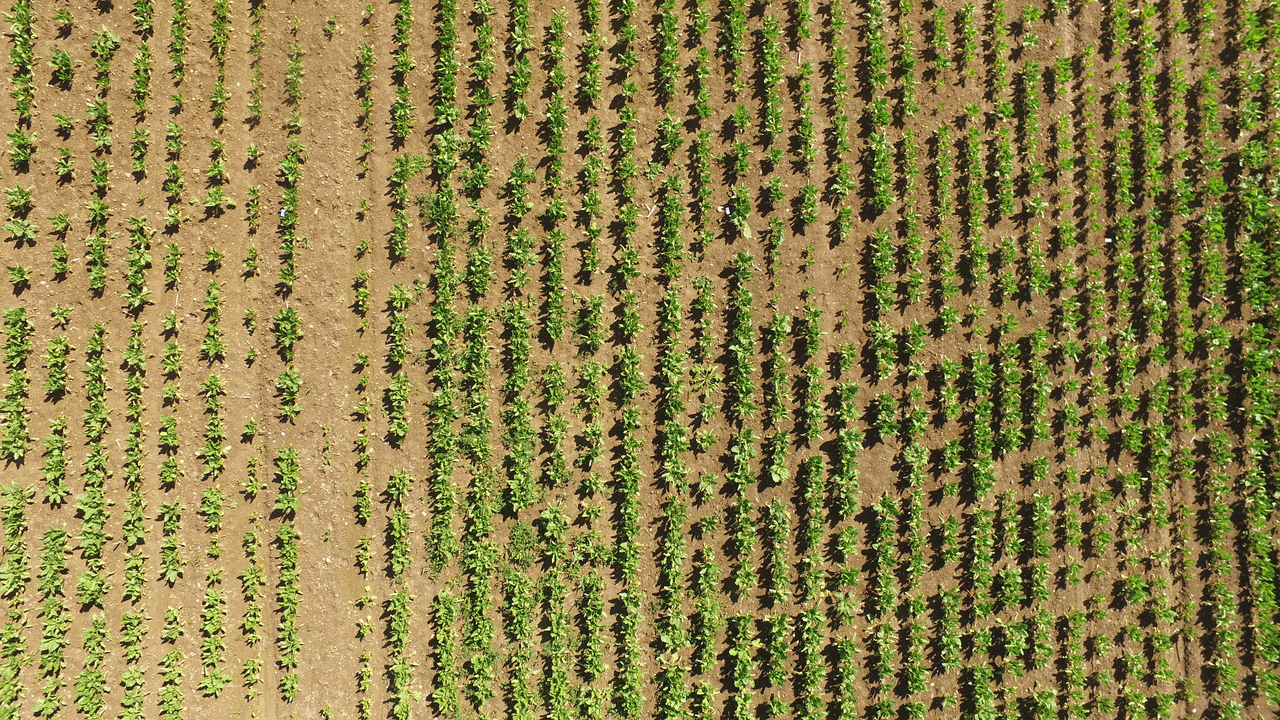
#> input picture CW1/data/grass.jpg, 1280 x 720 px
$ python Part2.py
#> lines starting #> are read from the running program, lines starting #| are printed output that depends on the picture
# -*- coding: utf-8 -*-
"""

Coursework 1 - Assignment 2
Created on Mon Jan 18 13:17:41 2021

@author: Andreas
"""

import numpy as np
import matplotlib.pyplot as plt
import matplotlib.image as mpimg
from PIL import Image

import sys
import skimage.color
import skimage.io
import skimage.viewer

# %% 2.1) Load an image and print height and width
# myImg = plt.imread('../data/grass.jpg')

img = Image.open('../data/grass.jpg')
#> img is the input picture: PIL image 1280x720 RGB; mean R, G, B 139.4, 128.4, 73

#img.show()

print("width, height, mode and format are: ", img.size, img.mode, img.format)
#| width, height, mode and format are:  (1280, 720) RGB JPEG


# %% 2.2) Plot the three single-channel images and determine which is the green channel
img = mpimg.imread('../data/grass.jpg')
#print(img2b)
imgplot = plt.imshow(img)

plot1 = plt.figure(1)
plt.imshow(img[:,:,0], cmap='gray')

plot2 = plt.figure(2) #This is the green channel
plt.imshow(img[:,:,1], cmap='gray')

plot3 = plt.figure(3)
plt.imshow(img[:,:,2], cmap='gray')

# %% 2.3) Thresholding: Find a threshold that isolates all the pixels belonging to the sugar beet leaves
# print (img[:, :, 1] > 150)

image = skimage.io.imread('../data/grass.jpg', as_gray=True)
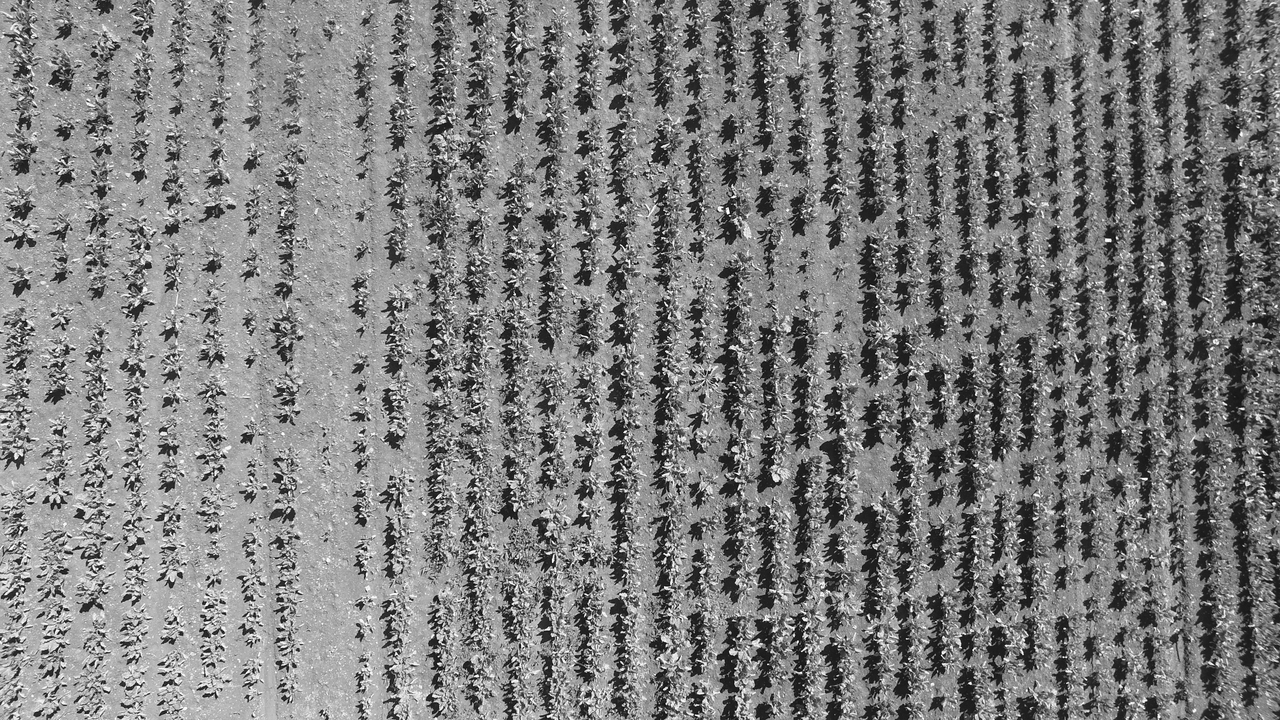
#> image: shape (720, 1280) float64; min 0, max 1, mean 0.497
# viewer = skimage.viewer.ImageViewer(image)
# viewer.show()

histogram, bin_edges = np.histogram(image, bins=256, range=(0, 1))
#> histogram = 256 values, max 9562 at index 158, min 1 at index 1, mean 3600; bin_edges = 257 values from 0 to 1

# configure and draw the histogram figure
plt.figure()
plt.title("Grayscale Histogram")
plt.xlabel("grayscale value")
plt.ylabel("pixels")
plt.xlim([0.0, 1.0])  # <- named arguments do not work here

plot4 = plt.figure(4)
plt.plot(bin_edges[0:-1], histogram)  # <- or here

# For this image it is not possible to find a threshold that isolates the pixels of the sugar beet leaves
# As it is hard to differ the luminance and hue of the colour in the green channel, thus we can't use
# it alone as a way to determine greenness. The histogram below also illustrates two peaks, I'm not quite sure
# what it displays, but my guess is that it can say something about that there are no single threhsold value
# that holds.


# %% 2.4) Normalized rgb

img_normalized = img / np.sum(img, axis=-1)[:,:,None]
#> img_normalized: shape (720, 1280, 3) float64; 0% of the values are NaN or infinite; the others: min 0, max 1, mean 0.333
plot5 = plt.figure(5)
plt.imshow(img_normalized)

plot6 = plt.figure(6)
plt.imshow(img[:,:,0], cmap='gray')

plot7 = plt.figure(7) #This is the green channel
plt.imshow(img[:,:,1], cmap='gray')

plot8 = plt.figure(8)
plt.imshow(img[:,:,2], cmap='gray')


# plt.imshow(img[:,:,0], cmap='gray')
# %% 2.5 Threshold the normalized rgb image


histogram, bin_edges = np.histogram(img_normalized, bins=256, range=(0, 1))
#> histogram = 256 values, max 135340 at index 88, min 0 at index 220, mean 10800

# configure and draw the histogram figure (to display where the threshold might be)
plot9 = plt.figure(9)
plt.title("Grayscale Histogram")
plt.xlabel("grayscale value")
plt.ylabel("pixels")
plt.xlim([0.0, 1.0])  # <- named arguments do not work here
plt.plot(bin_edges[0:-1], histogram)  # <- or here+
plt.show()
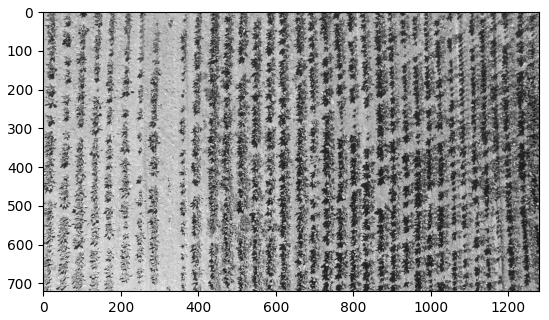
#> figure drawn by matplotlib, 1 panel
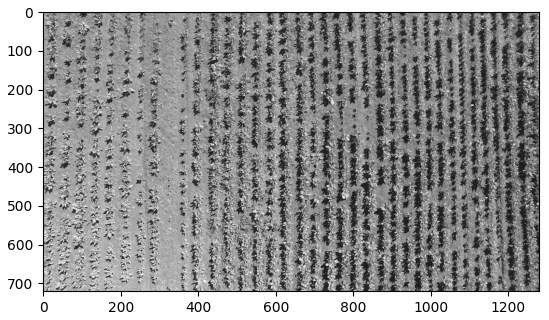
#> figure drawn by matplotlib, 1 panel
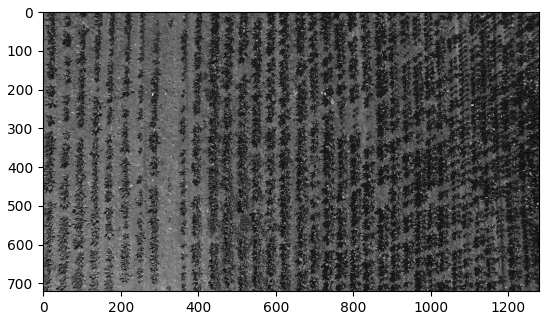
#> figure drawn by matplotlib, 1 panel
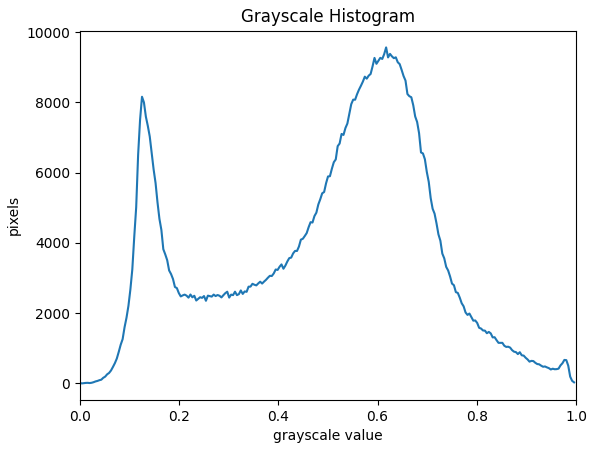
#> figure drawn by matplotlib, 1 panel; curve peaks at x = 0.617, y = 9562
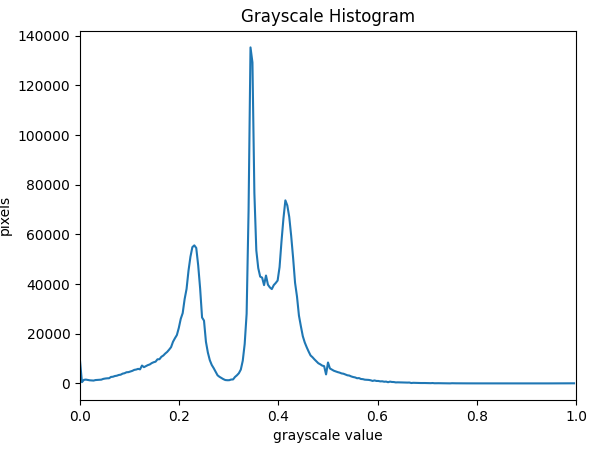
#> figure drawn by matplotlib, 1 panel; curve peaks at x = 0.344, y = 135340

# Print the thresholded image

plot10 = plt.figure(10)
plt.imshow(img_normalized[:,:,1] > 0.43, cmap='gray')
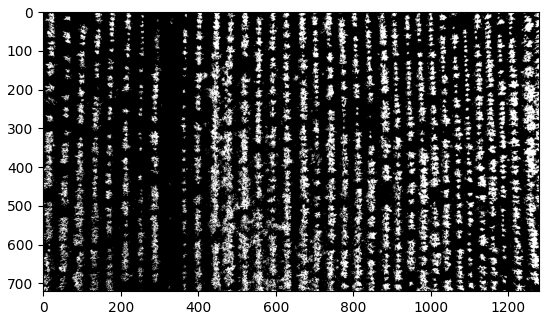
#> figure drawn by matplotlib, 1 panel

$ run again, with CW1/data/grid.jpg copied over CW1/data/grass.jpg
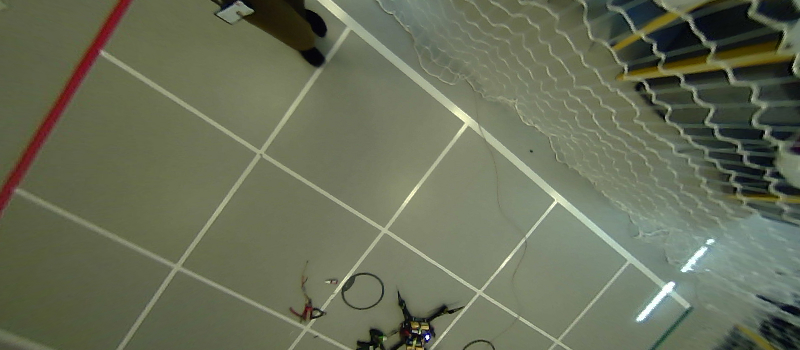
#> input picture CW1/data/grid.jpg, 800 x 350 px
#> img is the input picture: PIL image 800x350 RGB; mean R, G, B 103.7, 109.6, 87.4
#| width, height, mode and format are:  (800, 350) RGB JPEG
#> `image = skimage.io.imread('../data/grass.jpg', as_gray=True)`:
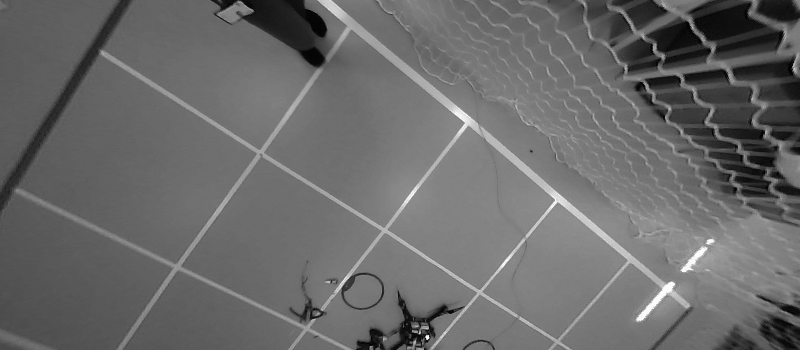
#> image: shape (350, 800) float64; min 0, max 1, mean 0.419
#> `histogram, bin_edges = np.histogram(image, bins=256, range=(0, 1))`: histogram = 256 values, max 8594 at index 111, min 5 at index 240, mean 1093.8; bin_edges = 257 values from 0 to 1
#> img_normalized: shape (350, 800, 3) float64; 0% of the values are NaN or infinite; the others: min 0, max 1, mean 0.333
#> `histogram, bin_edges = np.histogram(img_normalized, bins=256, range=(0..`: histogram = 256 values, max 71871 at index 91, min 0 at index 206, mean 3281.2
#> `plt.imshow(img_normalized[:,:,1] > 0.43, cmap='gray')`:
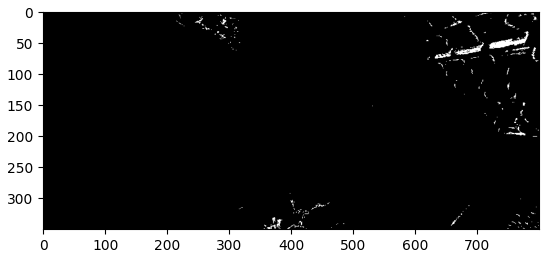
#> figure drawn by matplotlib, 1 panel
